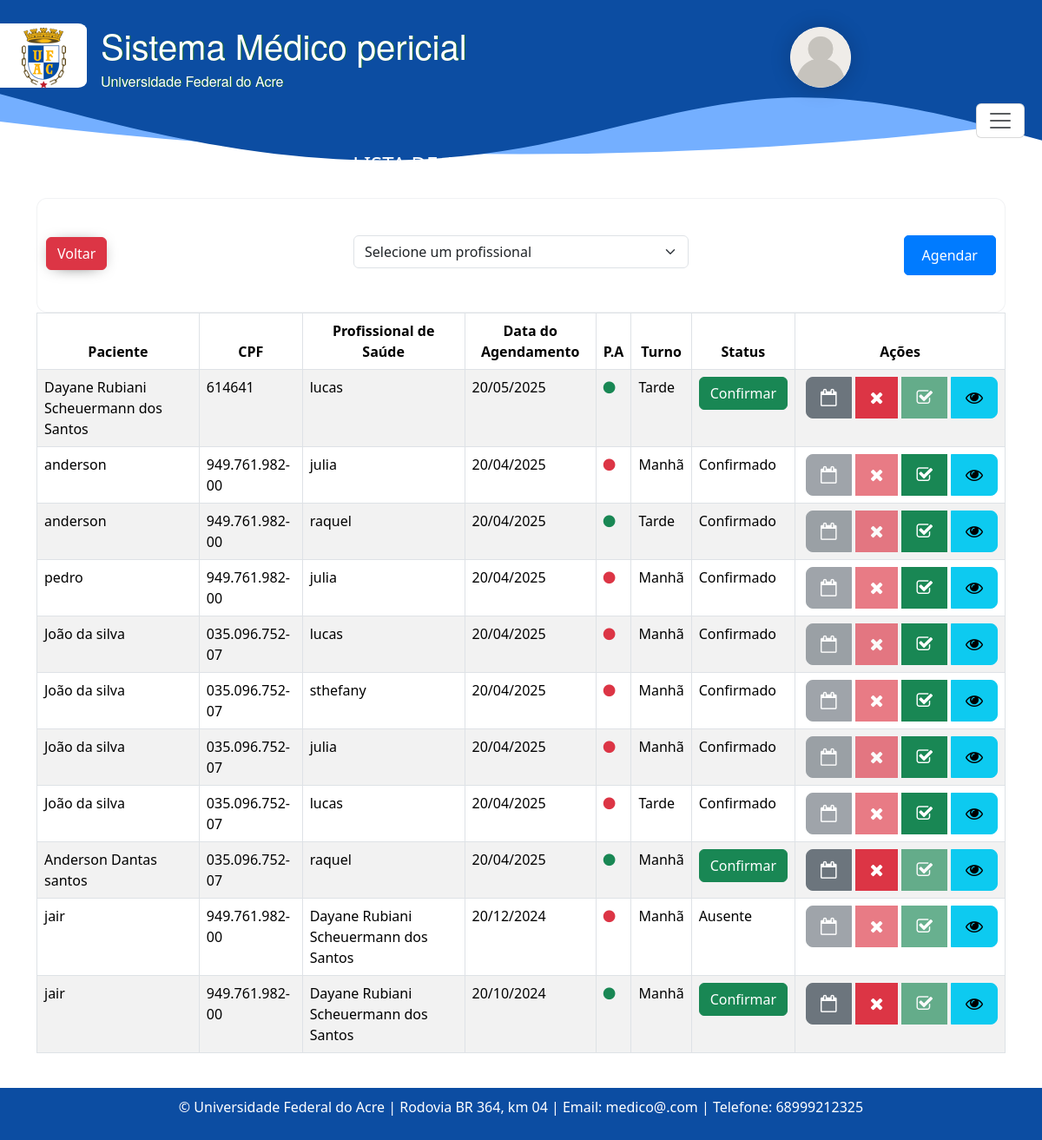
Page /agendamento/lista on the earlier database version.
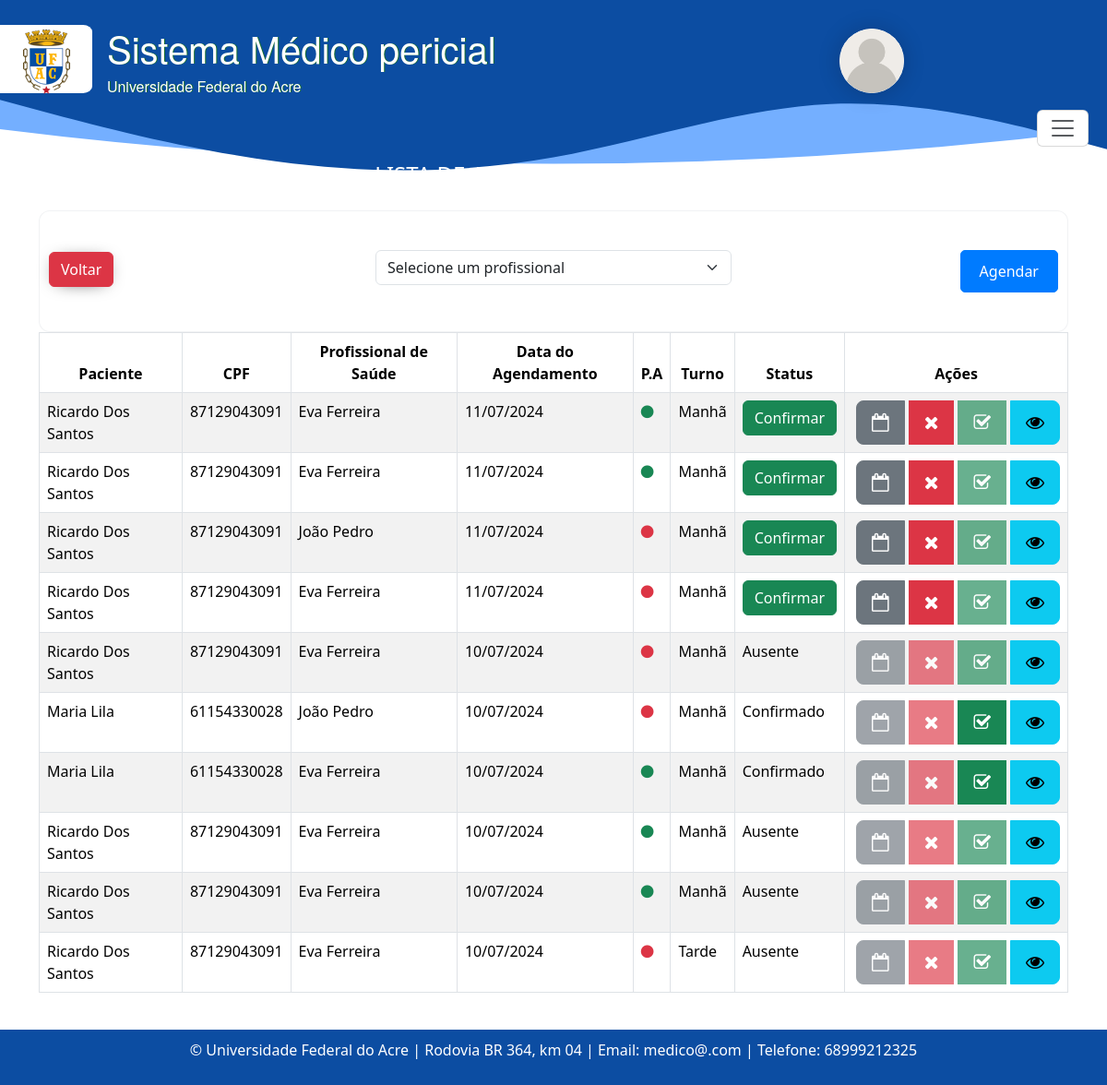
Same page on the later database version.
### consulta/models.py (models this page shows, shortened)
class Agendamento(models.Model):
    TURNO_CHOICES = [
        ('manha', 'Manhã'),
        ('tarde', 'Tarde'),
    ]
    status_atendimento = models.CharField(max_length=20, choices=[
        ('confirmado', 'Confirmado'),
        ('ausente', 'Ausente'),
        ('pendente', 'Pendente'),
        ('cancelado', 'Cancelado'),
        ('atendido', 'Atendido'),
    ], default='pendente')
    paciente = models.ForeignKey(Paciente, on_delete=models.CASCADE)
    profissional_saude = models.ForeignKey(Profissionaldasaude, on_delete=models.CASCADE)
    data_agendamento = models.DateTimeField(u'Data Agendamento', blank=False, null=False)
    turno = models.CharField(max_length=10, choices=TURNO_CHOICES)
    prioridade_atendimento = models.BooleanField(default=False)
    justificativa_cancelamento = models.TextField(blank=True, null=True)
    def atualizar_status(self):
        now = timezone.now().date()  # Obtém apenas a data atual
        if self.data_agendamento.date() < now:
            if self.status_atendimento not in ['atendido', 'confirmado']:
                self.status_atendimento = 'ausente'
            elif self.status_atendimento == 'confirmed' and self.status_atendimento != 'atendido':
                self.status_atendimento = 'ausente'
            self.save()
    class Meta:
        ordering = ['-data_agendamento', 'paciente__nome']
        verbose_name = 'Agendamento'
        verbose_name_plural = 'Agendamentos'

class Paciente(models.Model):
    nome = models.CharField(max_length=100)
    data_nascimento = models.DateField(verbose_name='Data de Nascimento', validators=[data_nasc_valida], blank=True, null=True)
    email = models.EmailField(blank=True, null=True)
    rg = models.CharField(max_length=20, blank=True, null=True)
    cpf = models.CharField(max_length=14, validators=[validate_cpf, MinLengthValidator(11)])
    sexo = models.CharField(max_length=1, choices=[('M', 'Masculino'), ('F', 'Feminino')])
    matricula = models.CharField(max_length=20)
    TIPO_PACIENTE_CHOICES = [
        ('Aluno', 'Aluno'),
        ('Servidor', 'Servidor'),
        ('Outro', 'Outro'),
    ]
    tipo_paciente = models.CharField(max_length=20, choices=TIPO_PACIENTE_CHOICES)
    cargo_funcao = models.CharField(max_length=50, default='', blank=True, null=True)
    cep = models.CharField(max_length=9, blank=True, null=True)
    cidade = models.CharField(max_length=50, blank=True, null=True)
    bairro = models.CharField(max_length=50, default='', blank=True, null=True)
    uf = models.CharField('UF', max_length=2, choices=UF_CHOICE, default='AC', blank=True, null=True)
    numero = models.CharField(max_length=10, blank=True, null=True)
    ddd_telefone = models.CharField(max_length=8)
    complemento = models.CharField(max_length=100, blank=True, null=True, default='')  # Adicionando o valor padrão aqui
    def __str__(self):
        return self.nome

class Profissionaldasaude(models.Model):
    usuario = models.ForeignKey(User, blank=True, null=True, on_delete=models.CASCADE)
    nome = models.CharField('Nome Completo', max_length=100)
    data_nascimento = models.DateField(u'Data de Nascimento', validators=[data_nasc_valida])
    email = models.EmailField()
    rg = models.CharField(max_length=20)
    cpf = models.CharField(max_length=14, validators=[validate_cpf, MinLengthValidator(11)])
    sexo = models.CharField(max_length=1, choices=[('M', 'Masculino'), ('F', 'Feminino')]) #O parâmetro choices em um campo CharField ou IntegerField é usado para fornecer uma lista de escolhas para esse campo
    identificacao_unica = models.CharField(max_length=50, default='')
    cep = models.CharField(max_length=9)
    cidade = models.CharField(max_length=50)
    bairro = models.CharField(max_length=50, default='')
    uf = models.CharField('UF', max_length=2, choices=UF_CHOICE, default='AC')
    numero = models.CharField(max_length=10)
    ddd_telefone = models.CharField('Telefone Celular', max_length=14, help_text='Com DDD.')
    complemento = models.CharField(max_length=100, blank=True, null=True, default='') # blank=True, null=True é pra dizer que não é obrigatorio
    area = models.CharField(max_length=50, default='')
    unidade_siass = models.CharField(max_length=50, default='')
    formacao = models.CharField(max_length=20)
    conselho = models.CharField(max_length=20)
    registro = models.CharField(max_length=20)
    def __str__(self):
        return self.nome
    class Meta:
        ordering = ['nome', ]
        verbose_name = 'Profissonal de saúde'
        verbose_name_plural = 'Profissonais de saúde'

### consulta/views.py (the view)
# urls.py: path('agendamento/lista', listar_agendamentos, name='agendamentoListagem'),
def listar_agendamentos(request):
    profissional_id = request.GET.get('profissional_saude')
    form = AgendamentoForm()
    profissionais_saude = Profissionaldasaude.objects.all()
    if profissional_id and profissional_id != 'todos':
        agendamentos = Agendamento.objects.filter(profissional_saude_id=profissional_id)
    else:
        agendamentos = Agendamento.objects.all()
    for agendamento in agendamentos:
        if agendamento.status_atendimento != 'atendido':
            agendamento.atualizar_status()
    agendamentos = agendamentos.order_by('-data_agendamento')
    return render(request, 'consultas/listagem_agendamentos.html', {
        'agendamentos': agendamentos,
        'profissionais_saude': profissionais_saude,
        'form': form
    })

### consulta/forms.py (shortened to what this page needs)
class AgendamentoForm(forms.ModelForm):
    class Meta:
        model = Agendamento
        exclude = ['id']  # Exclui o campo 'id' do formulário
        labels = {
            'data_agendamento': 'Data do Agendamento',
            'prioridade_atendimento': 'Prioridade de Atendimento',
        }
        widgets = {
            'paciente': forms.Select(attrs={'class': 'form-control'}),
            'profissional_saude': forms.Select(attrs={'class': 'form-control'}),
            'data_agendamento': forms.DateTimeInput(attrs={'class': 'form-control'}),
            'turno': forms.Select(attrs={'class': 'form-control'}),
            'prioridade_atendimento': forms.CheckboxInput(attrs={'class': 'form-check-input'}),
            'status_atendimento': forms.HiddenInput(attrs={'value': 'pendente'}),
        }

### consulta/context_processors.py (called while the page is built, shortened)
def user_info(request):
    user = request.user
    context = {
        'user': user,
        'profissional_saude': None,
        'administrativo': None,
    }
    return context

### templates/consultas/listagem_agendamentos.html (shortened to what the changed rows need)
{% extends "base.html" %}
{% load static %}
{% block content %}
<div class="table-responsive">
  <table id="example" class="table table-striped nowrap table-bordered" style="width:100%">
    <thead>
      <tr class="custom-table-row">
        <th scope="col" class="text-center">Paciente</th>
        <th scope="col" class="text-center">CPF</th>
        <th scope="col" class="text-center">Profissional de Saúde</th>
        <th scope="col" class="text-center">Data do Agendamento</th>
        <th scope="col" class="text-center">P.A</th>
        <th scope="col" class="text-center">Turno</th>
        <th scope="col" class="text-center">Status</th>
        <th scope="col" class="text-center">Ações</th>
      </tr>
    </thead>
    <tbody>
      {% for agendamento in agendamentos %}
        <tr>
          <td>{{ agendamento.paciente.nome }}</td>
          <td>{{ agendamento.paciente.cpf }}</td>
          <td>{{ agendamento.profissional_saude.nome }}</td>
          <td>{{ agendamento.data_agendamento | date:"d/m/Y " }}</td>
          <td>
            {% if agendamento.prioridade_atendimento %}
              <i class="fa fa-circle text-success text-center"></i>
            {% else %}
              <i class="fa fa-circle text-danger text-center"></i>
            {% endif %}
          </td>
          <td>
            {% if agendamento.turno == 'manha' %}
              Manhã
            {% elif agendamento.turno == 'tarde' %}
              Tarde
            {% else %}
              {{ agendamento.turno }}
            {% endif %}
          </td>
          <td>
            {% if agendamento.status_atendimento == 'pendente' %}
              <div class="btn-group" role="group" aria-label="Status">
                <a href="{% url 'agendamentoConfirmar' agendamento.id %}" class="btn btn-success">Confirmar</a>
              </div>
            {% elif agendamento.status_atendimento == 'confirmado' %}
              Confirmado
            {% elif agendamento.status_atendimento == 'ausente' %}
              Ausente
            {% elif agendamento.status_atendimento == 'atendido' %}
              Atendido
            {% else %}
              Cancelado
            {% endif %}
          </td>
          <td>
            <div class="btn-group" role="group" aria-label="Ações">
              <button type="button"
                      class="btn btn-secondary ms-1 btn-lg custom-btn"
                      data-status="{{ agendamento.status_atendimento }}"
                      data-bs-toggle="modal"
                      data-bs-target="#reagendarModal{{ agendamento.id }}"
                      title="Reagendar"
                      {% if agendamento.status_atendimento != 'pendente' %}disabled{% endif %}>
                  <i class="fa fa-calendar-o" aria-hidden="true"></i>
              </button>
              <button type="button" class="btn btn-danger ms-1 btn-lg custom-btn {% if agendamento.status_atendimento != 'pendente' %}disabled{% endif %}" data-status="{{ agendamento.status_atendimento }}" data-bs-toggle="modal" data-bs-target="#cancelarModal{{ agendamento.id }}" title="Cancelar">
                <i class="fa fa-times" aria-hidden="true"></i>
              </button>
              {% if agendamento.status_atendimento == 'confirmado' %}
              <button type="button"
                      class="btn btn-success ms-1 btn-lg custom-btn"
                      onclick="redirecionar('{% url 'criar_atendimento' agendamento.id %}')"
                      title="Atender">
                  <i class="fa fa-check-square-o" aria-hidden="true"></i>
              </button>
              {% else %}
              <button type="button"
                      class="btn btn-success ms-1 btn-lg custom-btn disabled"
                      disabled>
                  <i class="fa fa-check-square-o" aria-hidden="true"></i>
              </button>
              {% endif %}
              <button type="button" class="btn btn-info ms-1 btn-lg custom-btn" onclick="redirecionar('{% url 'confirmAgendamento' agendamento.id %}')" title="Visualizar"><i class="fa fa-eye" aria-hidden="true"></i></button>
            </div>
          </td>
        </tr>
      {% endfor %}
    </tbody>
  </table>
</div>
</div>
{% endblock %}

Differences in the rows shown:
removed Agendamento: paciente.nome "Dayane Rubiani Scheuermann dos Santos", paciente.cpf "614641", profissional_saude.nome "lucas", data_agendamento "20/05/2025", prioridade_atendimento True (drawn), turno "Tarde", status_atendimento "Confirmar"
removed Agendamento: paciente.nome "anderson", paciente.cpf "949.761.982-00", profissional_saude.nome "julia", data_agendamento "20/04/2025", prioridade_atendimento False (drawn), turno "Manhã", status_atendimento "Confirmado"
removed Agendamento: paciente.nome "anderson", paciente.cpf "949.761.982-00", profissional_saude.nome "raquel", data_agendamento "20/04/2025", prioridade_atendimento True (drawn), turno "Tarde", status_atendimento "Confirmado"
removed Agendamento: paciente.nome "pedro", paciente.cpf "949.761.982-00", profissional_saude.nome "julia", data_agendamento "20/04/2025", prioridade_atendimento False (drawn), turno "Manhã", status_atendimento "Confirmado"
removed Agendamento: paciente.nome "João da silva", paciente.cpf "035.096.752-07", profissional_saude.nome "lucas", data_agendamento "20/04/2025", prioridade_atendimento False (drawn), turno "Manhã", status_atendimento "Confirmado"
removed Agendamento: paciente.nome "João da silva", paciente.cpf "035.096.752-07", profissional_saude.nome "sthefany", data_agendamento "20/04/2025", prioridade_atendimento False (drawn), turno "Manhã", status_atendimento "Confirmado"
removed Agendamento: paciente.nome "João da silva", paciente.cpf "035.096.752-07", profissional_saude.nome "julia", data_agendamento "20/04/2025", prioridade_atendimento False (drawn), turno "Manhã", status_atendimento "Confirmado"
removed Agendamento: paciente.nome "João da silva", paciente.cpf "035.096.752-07", profissional_saude.nome "lucas", data_agendamento "20/04/2025", prioridade_atendimento False (drawn), turno "Tarde", status_atendimento "Confirmado"
removed Agendamento: paciente.nome "Anderson Dantas santos", paciente.cpf "035.096.752-07", profissional_saude.nome "raquel", data_agendamento "20/04/2025", prioridade_atendimento True (drawn), turno "Manhã", status_atendimento "Confirmar"
removed Agendamento: paciente.nome "jair", paciente.cpf "949.761.982-00", profissional_saude.nome "Dayane Rubiani Scheuermann dos Santos", data_agendamento "20/12/2024", prioridade_atendimento False (drawn), turno "Manhã", status_atendimento "Ausente"
removed Agendamento: paciente.nome "jair", paciente.cpf "949.761.982-00", profissional_saude.nome "Dayane Rubiani Scheuermann dos Santos", data_agendamento "20/10/2024", prioridade_atendimento True (drawn), turno "Manhã", status_atendimento "Confirmar"
added Agendamento: paciente.nome "Ricardo Dos Santos", paciente.cpf "87129043091", profissional_saude.nome "Eva Ferreira", data_agendamento "11/07/2024", prioridade_atendimento True (drawn), turno "Manhã", status_atendimento "Confirmar"
added Agendamento: paciente.nome "Ricardo Dos Santos", paciente.cpf "87129043091", profissional_saude.nome "Eva Ferreira", data_agendamento "11/07/2024", prioridade_atendimento True (drawn), turno "Manhã", status_atendimento "Confirmar"
added Agendamento: paciente.nome "Ricardo Dos Santos", paciente.cpf "87129043091", profissional_saude.nome "João Pedro", data_agendamento "11/07/2024", prioridade_atendimento False (drawn), turno "Manhã", status_atendimento "Confirmar"
added Agendamento: paciente.nome "Ricardo Dos Santos", paciente.cpf "87129043091", profissional_saude.nome "Eva Ferreira", data_agendamento "11/07/2024", prioridade_atendimento False (drawn), turno "Manhã", status_atendimento "Confirmar"
added Agendamento: paciente.nome "Ricardo Dos Santos", paciente.cpf "87129043091", profissional_saude.nome "Eva Ferreira", data_agendamento "10/07/2024", prioridade_atendimento False (drawn), turno "Manhã", status_atendimento "Ausente"
added Agendamento: paciente.nome "Maria Lila", paciente.cpf "61154330028", profissional_saude.nome "João Pedro", data_agendamento "10/07/2024", prioridade_atendimento False (drawn), turno "Manhã", status_atendimento "Confirmado"
added Agendamento: paciente.nome "Maria Lila", paciente.cpf "61154330028", profissional_saude.nome "Eva Ferreira", data_agendamento "10/07/2024", prioridade_atendimento True (drawn), turno "Manhã", status_atendimento "Confirmado"
added Agendamento: paciente.nome "Ricardo Dos Santos", paciente.cpf "87129043091", profissional_saude.nome "Eva Ferreira", data_agendamento "10/07/2024", prioridade_atendimento True (drawn), turno "Manhã", status_atendimento "Ausente"
added Agendamento: paciente.nome "Ricardo Dos Santos", paciente.cpf "87129043091", profissional_saude.nome "Eva Ferreira", data_agendamento "10/07/2024", prioridade_atendimento True (drawn), turno "Manhã", status_atendimento "Ausente"
added Agendamento: paciente.nome "Ricardo Dos Santos", paciente.cpf "87129043091", profissional_saude.nome "Eva Ferreira", data_agendamento "10/07/2024", prioridade_atendimento False (drawn), turno "Tarde", status_atendimento "Ausente"
